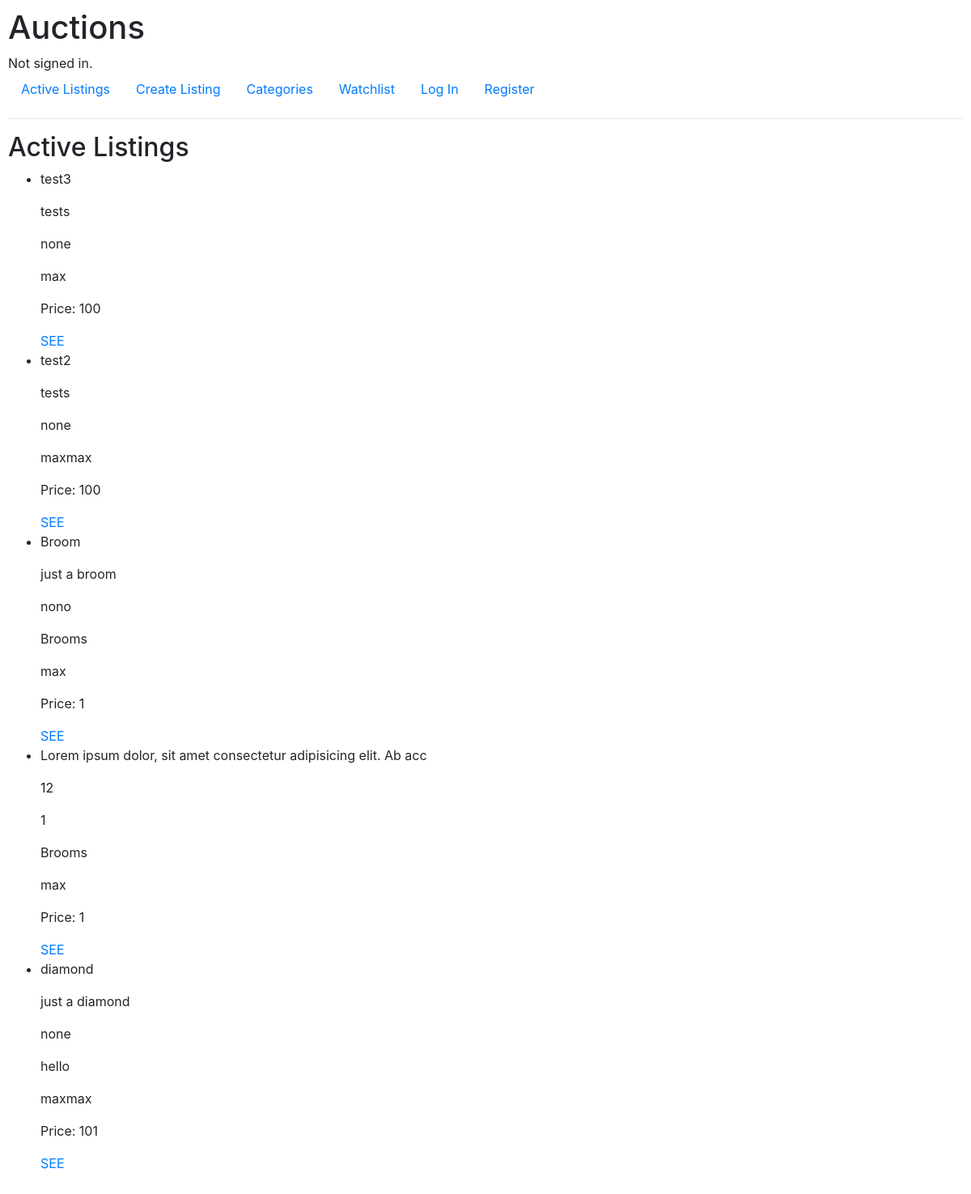
The page / on the database its author committed.
### auctions/models.py (models this page shows, shortened)
class Listing(models.Model):
    title = models.CharField(max_length=64)
    description = models.CharField(max_length=1000)
    starting_price = models.IntegerField(validators=[
        MinValueValidator(1)
    ])
    photo = models.CharField(max_length=1000)
    category = models.ForeignKey(Category, on_delete=models.SET_NULL, related_name="listings", null=True, blank=True)
    owner = models.ForeignKey(User,related_name="listings", on_delete=models.CASCADE)
    active = models.BooleanField(default=True)
    datetime = models.DateTimeField(default=datetime(2021, 9, 12))
    def highest_bid(self):
        return self.bids.order_by("-value").first()

class User(AbstractUser):
    watchlist = models.ManyToManyField('Listing', blank=True, related_name="users_watching")

class Category(models.Model):
    name = models.CharField(max_length=32, unique=True)

class Bid(models.Model):
    value = models.IntegerField()
    user = models.ForeignKey(User, on_delete=models.CASCADE, related_name="bids")
    listing = models.ForeignKey(Listing, on_delete=models.CASCADE, related_name="bids")

### auctions/views.py (the view)
# urls.py: path("", views.index, name="index"),
def index(request):
    listings = Listing.objects.filter(active=True).order_by("-datetime").all()
    return render(request, "auctions/index.html", {
        "listings": listings,
    })

### auctions/templates/auctions/index.html
{% extends "auctions/layout.html" %}
{% block body %}
    <h2>Active Listings</h2>
    <ul>
        {% for listing in listings %}
            <li>
                <p>{{ listing.title }}</p>
                <p>{{ listing.description }}</p>
                <p>{{ listing.photo }}</p>
                <p>{{ listing.category.name }}</p>
                <p>{{ listing.owner.username }}</p>
                <p>Price:
                    {% if listing.highest_bid %}
                        {{ listing.highest_bid.value }}
                    {% else %}
                        {{ listing.starting_price }}
                    {% endif %}
                </p>
                <a href="{% url 'listing' listing.id %}">SEE</a>
            </li>
        {% empty %}
            <li>No active listings for now.</li>
        {% endfor %}
    </ul>
{% endblock %}

### auctions/static/auctions/styles.css (style rules this page uses)
body { padding: 10px; }

### rows shown on the page
Listing: title "test3", description "tests", photo "none", owner.username "max", starting_price "100"
Listing: title "test2", description "tests", photo "none", owner.username "maxmax", starting_price "100"
Listing: title "Broom", description "just a broom", photo "nono", category.name "Brooms", owner.username "max", starting_price "1"
Listing: title "Lorem ipsum dolor, sit amet consectetur adipisicing elit. Ab acc", description "12", photo "1", category.name "Brooms", owner.username "max", starting_price "1"
Listing: title "diamond", description "just a diamond", photo "none", category.name "hello", owner.username "maxmax", highest_bid.value "101"
